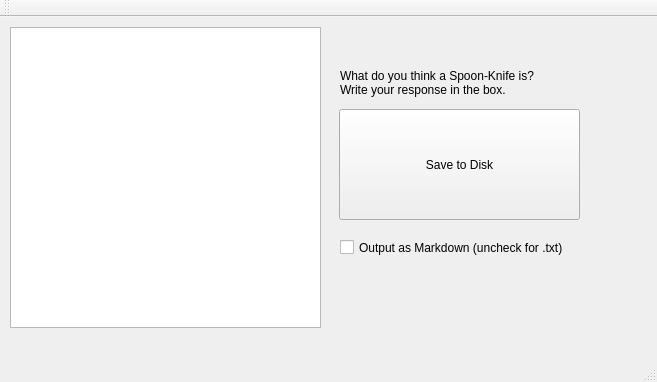
<?xml version="1.0" encoding="UTF-8"?>
<ui version="4.0">
 <class>MainWindow</class>
 <widget class="QMainWindow" name="MainWindow">
  <property name="geometry">
   <rect>
    <x>0</x>
    <y>0</y>
    <width>657</width>
    <height>382</height>
   </rect>
  </property>
  <property name="windowTitle">
   <string>The Spoon Kinfe</string>
  </property>
  <widget class="QWidget" name="centralWidget">
   <widget class="QLabel" name="label">
    <property name="geometry">
     <rect>
      <x>340</x>
      <y>20</y>
      <width>221</width>
      <height>91</height>
     </rect>
    </property>
    <property name="text">
     <string>What do you think a Spoon-Knife is?
Write your response in the box.</string>
    </property>
   </widget>
   <widget class="QCheckBox" name="checkBox">
    <property name="geometry">
     <rect>
      <x>340</x>
      <y>220</y>
      <width>261</width>
      <height>21</height>
     </rect>
    </property>
    <property name="text">
     <string>Output as Markdown (uncheck for .txt)</string>
    </property>
   </widget>
   <widget class="QPushButton" name="pushButton">
    <property name="geometry">
     <rect>
      <x>339</x>
      <y>92</y>
      <width>241</width>
      <height>111</height>
     </rect>
    </property>
    <property name="text">
     <string>Save to Disk</string>
    </property>
   </widget>
   <widget class="QTextEdit" name="textEdit">
    <property name="geometry">
     <rect>
      <x>10</x>
      <y>10</y>
      <width>311</width>
      <height>301</height>
     </rect>
    </property>
    <property name="font">
     <font>
      <family>Monospace</family>
     </font>
    </property>
    <property name="acceptRichText">
     <bool>false</bool>
    </property>
   </widget>
  </widget>
  <widget class="QMenuBar" name="menuBar">
   <property name="geometry">
    <rect>
     <x>0</x>
     <y>0</y>
     <width>657</width>
     <height>20</height>
    </rect>
   </property>
  </widget>
  <widget class="QToolBar" name="mainToolBar">
   <attribute name="toolBarArea">
    <enum>TopToolBarArea</enum>
   </attribute>
   <attribute name="toolBarBreak">
    <bool>false</bool>
   </attribute>
  </widget>
  <widget class="QStatusBar" name="statusBar"/>
 </widget>
 <layoutdefault spacing="6" margin="11"/>
 <resources/>
 <connections/>
</ui>
